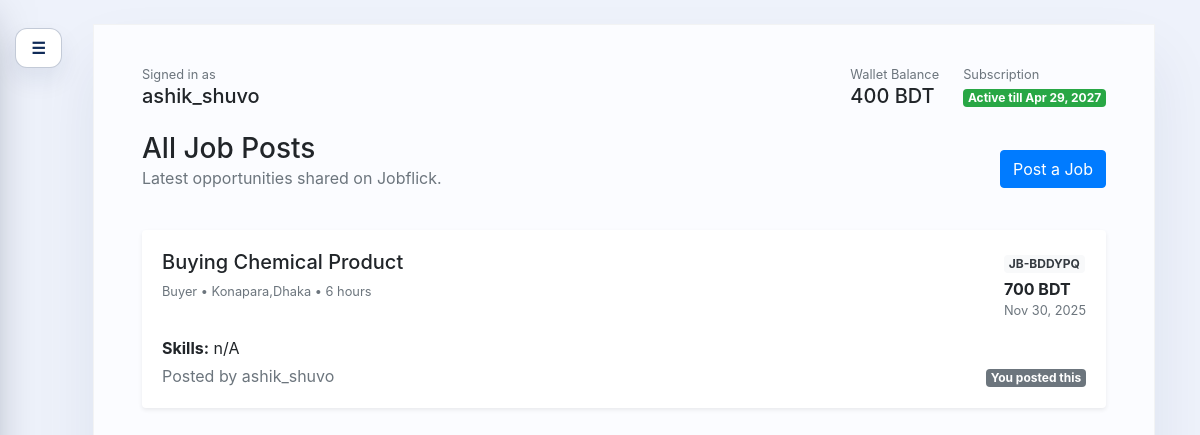
The page /profile/dashboard/ (signed in) on the database its author committed.
### userprofile/models.py (models this page shows, shortened)
class UserProfile(models.Model):
	class SubscriptionPlan(models.TextChoices):
		NONE = "none", "No Subscription"
		ONE_MONTH = "one_month", "1 Month"
		SIX_MONTHS = "six_months", "6 Months"
		ONE_YEAR = "one_year", "12 Months"
	SUBSCRIPTION_DETAILS = {
		SubscriptionPlan.ONE_MONTH: {
			"price": 120,
			"duration_days": 30,
			"label": "1 Month Access",
			"description": "Quick access for trying Jobflick for a month.",
		},
		SubscriptionPlan.SIX_MONTHS: {
			"price": 500,
			"duration_days": 182,
			"label": "6 Months Access",
			"description": "Unlimited job posts and applications for half a year.",
		},
		SubscriptionPlan.ONE_YEAR: {
			"price": 800,
			"duration_days": 365,
			"label": "12 Months Access",
			"description": "Full-year access to post and apply without limits.",
		},
	}
	user = models.OneToOneField(User, on_delete=models.CASCADE, related_name="profile")
	display_name = models.CharField(max_length=150, blank=True)
	photo = models.ImageField(upload_to="profile_photos/", blank=True, null=True)
	occupation = models.CharField(max_length=150, blank=True)
	skills = models.TextField(blank=True)
	present_address = models.CharField(max_length=255, blank=True)
	bio = models.TextField(blank=True)
	wallet_balance = models.PositiveIntegerField(default=2000)
	subscription_plan = models.CharField(
		max_length=20,
		choices=SubscriptionPlan.choices,
		default=SubscriptionPlan.NONE,
	)
	subscription_expires_at = models.DateField(blank=True, null=True)
	@property
	def has_active_subscription(self) -> bool:
		if not self.subscription_expires_at:
			return False
		return self.subscription_expires_at >= timezone.now().date()

### jobs/models.py (models this page shows, shortened)
class Job(models.Model):
	poster = models.ForeignKey(
		settings.AUTH_USER_MODEL,
		on_delete=models.CASCADE,
		related_name="jobs",
	)
	work_title = models.CharField(max_length=200)
	worker_type = models.CharField(max_length=120)
	duration = models.CharField(max_length=120)
	amount = models.PositiveIntegerField()
	location = models.CharField(max_length=120)
	skills = models.CharField(max_length=255)
	tracking_code = models.CharField(max_length=16, unique=True, editable=False, blank=True)
	created_at = models.DateTimeField(auto_now_add=True)
	class Meta:
		ordering = ["-created_at"]

### userprofile/views.py (the view)
# urls.py: path("", views.dashboard_view, name="adminpanel-dashboard"),
@login_required
@never_cache
def dashboard_view(request):
	profile, _ = UserProfile.objects.get_or_create(user=request.user)
	skills = [skill.strip() for skill in profile.skills.split(",") if skill.strip()]
	jobs = Job.objects.prefetch_related(
		Prefetch(
			"applications",
			queryset=JobApplication.objects.filter(applicant=request.user),
			to_attr="app_for_user",
		)
	)
	context = {
		"profile": profile,
		"skills": skills,
		"jobs": jobs,
		"job_count": jobs.count(),
		"hide_nav": True,
		"hide_footer": True,
	}
	return render(request, "userprofile/dashboard.html", context)

### userprofile/context_processors.py (called while the page is built)
def unread_notifications(request):
    if request.user.is_authenticated:
        count = request.user.notifications.filter(is_read=False).count()
    else:
        count = 0
    return {"unread_notifications_count": count}

### userprofile/templates/userprofile/dashboard.html (shortened to what this page needs)
{% extends "userprofile/layout.html" %}
{% load static %}
{% block dashboard_content %}
<div class="d-flex justify-content-between align-items-center mb-4">
  <div>
    <h1 class="h3 mb-0">All Job Posts</h1>
    <p class="text-muted">Latest opportunities shared on Jobflick.</p>
  </div>
  {% if profile.has_active_subscription %}
    <a class="btn btn-primary" href="{% url 'post_job' %}">Post a Job</a>
  {% else %}
    <a class="btn btn-outline-primary" href="{% url 'userprofile-subscription' %}">Activate Subscription</a>
  {% endif %}
</div>
{% if jobs %}
  {% for job in jobs %}
    {% with application=job.app_for_user|first %}
    <div class="card shadow-sm border-0 mb-3">
      <div class="card-body">
        <div class="d-flex justify-content-between align-items-start">
          <div>
            <h5 class="mb-1">{{ job.work_title }}</h5>
            <small class="text-muted">{{ job.worker_type }} • {{ job.location }} • {{ job.duration }}</small>
          </div>
          <div class="text-end">
            <span class="badge badge-light text-dark mb-1">{{ job.tracking_code }}</span>
            <div><strong>{{ job.amount }} BDT</strong></div>
            <p class="mb-0 small text-muted">{{ job.created_at|date:"M d, Y" }}</p>
          </div>
        </div>
        <p class="mt-3 mb-1"><strong>Skills:</strong> {{ job.skills }}</p>
        <div class="d-flex justify-content-between align-items-center">
          <p class="text-muted mb-0">Posted by {{ job.poster.username }}</p>
          <div>
            {% if job.poster_id == request.user.id %}
              <span class="badge badge-secondary">You posted this</span>
            {% endif %}
          </div>
        </div>
      </div>
    </div>
    {% endwith %}
  {% endfor %}
{% else %}
  <div class="text-center bg-white rounded-3 shadow-sm p-5">
    <h4>No job posted yet</h4>
    <p class="text-muted mb-4">Create your first job post to get started.</p>
    <a class="btn btn-primary" href="{% url 'post_job' %}">Create Job</a>
  </div>
{% endif %}
{% endblock %}

### userprofile/templates/userprofile/layout.html (shortened to what this page needs)
{% extends "base.html" %}
{% block content %}
<div class="dashboard-shell-wrapper">
  <button class="toggle-btn menu-floating-toggle" id="menuToggle" aria-label="Toggle navigation">☰</button>
  <div class="dashboard-shell">
    <section class="dashboard-main">
      <div class="topbar flex-wrap justify-content-between" style="gap: 1rem;">
        <div class="text-end">
          <p class="text-muted small mb-0">Signed in as</p>
          <h5 class="mb-0">{{ profile.user.username }}</h5>
        </div>
        <div class="d-flex align-items-center flex-wrap" style="gap: 1.5rem;">
          <div class="text-end">
            <p class="text-muted small mb-0">Wallet Balance</p>
            <h5 class="mb-0">{{ profile.wallet_balance }} BDT</h5>
          </div>
          <div class="text-end">
            <p class="text-muted small mb-0">Subscription</p>
            {% if profile.has_active_subscription %}
              <span class="badge badge-success">Active till {{ profile.subscription_expires_at|date:"M j, Y" }}</span>
            {% else %}
              <a class="btn btn-outline-primary btn-sm" href="{% url 'userprofile-subscription' %}">Activate Access</a>
            {% endif %}
          </div>
        </div>
      </div>
      {% block dashboard_content %}{% endblock %}
    </section>
  </div>
</div>
{% endblock %}

### userprofile/templates/userprofile/layout.html (style rules this page uses)
body { background: #eef2fb; }
.dashboard-shell-wrapper { position: relative; padding-left: 3rem; }
.dashboard-shell { display: flex; min-height: calc(100vh - 40px); position: relative; overflow: visible; background: #fff; border-radius: 0; border: 1px solid rgba(14, 23, 41, 0.05); box-shadow: 0 35px 60px rgba(15, 39, 90, 0.08); }
.dashboard-main { flex: 1; padding: 2.5rem 3rem; background: #fbfcff; }
.topbar { display: flex; justify-content: flex-end; align-items: center; margin-bottom: 1.5rem; }
.toggle-btn { border: 1px solid rgba(19,47,98,0.25); background: #fff; color: #102b58; padding: 0.45rem 0.95rem; border-radius: 12px; font-weight: 600; box-shadow: 0 12px 25px rgba(16,43,88,0.08); }
.menu-floating-toggle { position: fixed; top: 1.75rem; left: 15px; transform: none; z-index: 1050; transition: left 0.35s ease; }

### rows shown on the page
UserProfile: user.username "ashik_shuvo", wallet_balance "400", subscription_expires_at "Apr 29, 2027"
Job: work_title "Buying Chemical Product", worker_type "Buyer", location "Konapara,Dhaka", duration "6 hours", tracking_code "JB-BDDYPQ", amount "700", created_at "Nov 30, 2025", skills "n/A", poster.username "ashik_shuvo", shows "You posted this"
